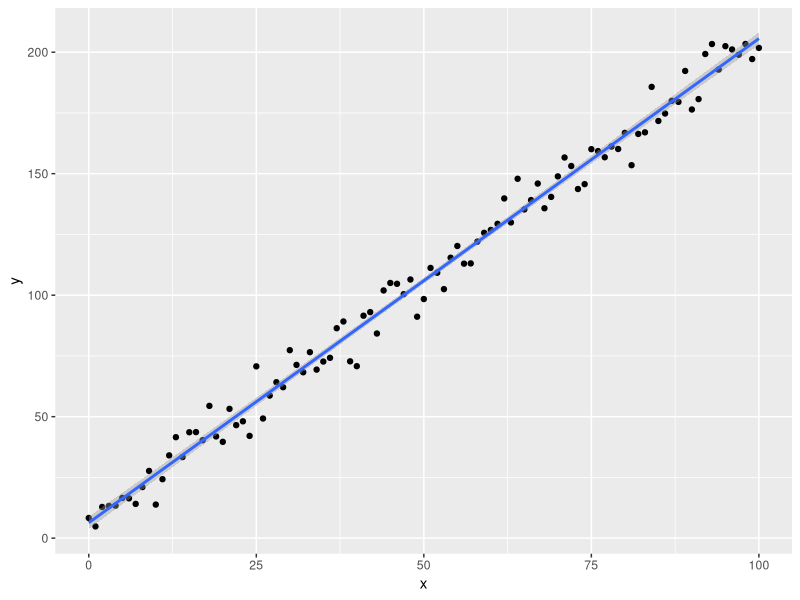

Source code (R):
## ---- chunk 1
require("ggplot2")
x <- 0:100
y <- 2 * (x + rnorm(length(x), sd = 3) + 3)
ggplot(data = data.frame(x, y), 
       aes(x = x, y = y)) + 
  geom_point() + 
  geom_smooth(method = "lm")
